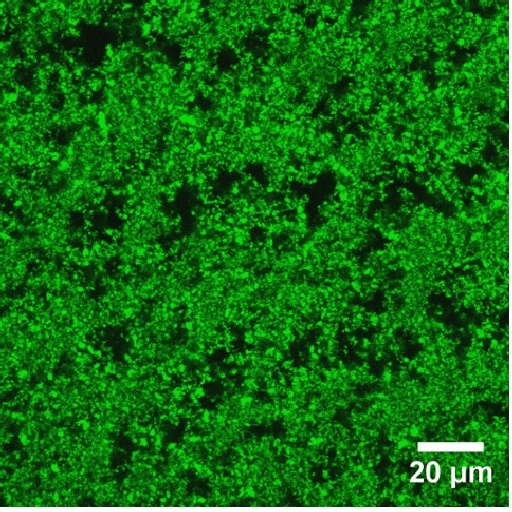
#> input picture gel01_test.jpg, 512 x 512 px
$ python metrics_analysis.py --gt .. --pred .. --out out
#> lines starting #> are read from the running program, lines starting #| are printed output that depends on the picture; after the words box and inside, x2 and y2 are one past the last pixel; in counts of white or black regions, pixels touching at a corner belong together
#!/usr/bin/env python3
"""
Compute GT vs AI metrics and statistical comparisons.

Outputs:
- Per-image CSV with IoU, Dice, Porosity %, Aggregation %, Fractal Dimension, Lacunarity
- Summary CSV with means, std, biases (AI - GT)
- Bland–Altman plots (PNG) for each metric
- Paired t-test and Wilcoxon signed-rank results (printed and saved)

Usage:
  python src/metrics_analysis.py     --gt data/example_masks     --pred results/pred_masks     --out results/metrics     --invert 0

Notes:
- By default masks are assumed "protein = white (255), pores = black (0)".
- Porosity % = fraction of black pixels * 100.
- Aggregation % = fraction of white pixels * 100 = 100 - Porosity %.
- If your convention is flipped, set --invert 1 to invert masks before analysis.
- Fractal Dimension and Lacunarity are computed on the protein (white) component.
"""

import argparse
from pathlib import Path

import cv2
import numpy as np
import pandas as pd
from scipy import stats
import matplotlib.pyplot as plt

# ---------- Helper functions ----------

def binarize(img, invert=False):
    """Ensure binary 0/255; optionally invert."""
    if img.ndim == 3:
        img = cv2.cvtColor(img, cv2.COLOR_BGR2GRAY)
    _, bw = cv2.threshold(img, 0, 255, cv2.THRESH_OTSU)
    if invert:
        bw = 255 - bw
    return bw

def iou_score(gt, pr):
    gt_b = gt > 0
    pr_b = pr > 0
    inter = np.logical_and(gt_b, pr_b).sum()
    union = np.logical_or(gt_b, pr_b).sum()
    return inter / union if union > 0 else 0.0

def dice_score(gt, pr):
    gt_b = gt > 0
    pr_b = pr > 0
    inter = np.logical_and(gt_b, pr_b).sum()
    denom = gt_b.sum() + pr_b.sum()
    return (2.0 * inter / denom) if denom > 0 else 0.0

def porosity_and_aggregation(mask):
    """Assume protein white=255, pores black=0. Return (porosity%, aggregation%)."""
    total = mask.size
    pores = (mask == 0).sum()
    porosity = 100.0 * pores / total if total > 0 else 0.0
    aggregation = 100.0 - porosity
    return porosity, aggregation

def fractal_dimension_boxcount(mask, min_box=2, max_box=None, n_scales=8):
    """Box-counting dimension on protein (white) component."""
    bw = mask > 0
    H, W = bw.shape
    if max_box is None:
        max_box = min(H, W) // 2
    sizes = np.unique(np.logspace(np.log2(min_box), np.log2(max_box), num=n_scales, base=2, dtype=int))
    sizes = sizes[sizes > 1]
    if len(sizes) < 2:
        return np.nan

    counts = []
    for s in sizes:
        newH = int(np.ceil(H / s) * s)
        newW = int(np.ceil(W / s) * s)
        pad = np.zeros((newH, newW), dtype=bool)
        pad[:H, :W] = bw
        reshaped = pad.reshape(newH // s, s, newW // s, s)
        blocks = reshaped.any(axis=(1, 3))
        counts.append(np.count_nonzero(blocks))

    x = np.log(1.0 / sizes.astype(np.float64))
    y = np.log(np.array(counts, dtype=np.float64) + 1e-8)
    slope, _ = np.polyfit(x, y, 1)
    return float(slope)

def lacunarity_gliding_box(mask, min_box=2, max_box=None, n_scales=8):
    """
    Estimate lacunarity using a gliding-box method on the protein (white) component.
    Higher lacunarity = more heterogeneity in void/cluster sizes.
    Returns average lacunarity across scales for a compact scalar.
    """
    bw = (mask > 0).astype(np.uint8)
    H, W = bw.shape
    if max_box is None:
        max_box = min(H, W) // 2
    sizes = np.unique(np.logspace(np.log2(min_box), np.log2(max_box), num=n_scales, base=2, dtype=int))
    sizes = sizes[sizes > 1]
    if len(sizes) < 1:
        return np.nan

    lac_vals = []
    ii = cv2.integral(bw)
    for s in sizes:
        rows = H - s + 1
        cols = W - s + 1
        if rows <= 0 or cols <= 0:
            continue
        # compute all s x s window sums using integral image
        sums = np.empty((rows, cols), dtype=np.int32)
        for y in range(rows):
            y0, y1 = y, y + s
            for x in range(cols):
                x0, x1 = x, x + s
                sums[y, x] = ii[y1, x1] - ii[y0, x1] - ii[y1, x0] + ii[y0, x0]

        mean_m = sums.mean()
        var_m = sums.var()
        if mean_m <= 1e-8:
            continue
        Lambda = var_m / (mean_m ** 2) + 1.0
        lac_vals.append(Lambda)

    if not lac_vals:
        return np.nan
    return float(np.mean(lac_vals))

def bland_altman(ax, gt_vals, ai_vals, title, ylabel):
    gt_vals = np.asarray(gt_vals, dtype=np.float64)
    ai_vals = np.asarray(ai_vals, dtype=np.float64)
    mean_vals = (gt_vals + ai_vals) / 2.0
    diff = ai_vals - gt_vals
    md = np.mean(diff)
    sd = np.std(diff, ddof=1)
    loa_low = md - 1.96 * sd
    loa_high = md + 1.96 * sd

    ax.scatter(mean_vals, diff, s=22)
    ax.axhline(md, linestyle="--")
    ax.axhline(loa_low, linestyle=":")
    ax.axhline(loa_high, linestyle=":")
    ax.set_title(title)
    ax.set_xlabel("Mean of GT and AI")
    ax.set_ylabel(ylabel)

    return md, sd, loa_low, loa_high

# ---------- Main ----------

def main():
    ap = argparse.ArgumentParser()
    ap.add_argument("--gt", required=True, help="Folder with GT masks")
    ap.add_argument("--pred", required=True, help="Folder with AI predicted masks")
    ap.add_argument("--out", required=True, help="Output folder (CSV + plots)")
    ap.add_argument("--invert", type=int, default=0, help="Set to 1 to invert masks before analysis")
    args = ap.parse_args()

    gt_dir = Path(args.gt)
    pr_dir = Path(args.pred)
    out_dir = Path(args.out)
    out_dir.mkdir(parents=True, exist_ok=True)

    rows = []
    names = sorted([p.name for p in pr_dir.iterdir() if p.suffix.lower() in (".png",".jpg",".jpeg",".tif",".tiff")])
    if not names:
        print(f"No predicted masks found in {pr_dir}")
        return

    for name in names:
        gt_p = gt_dir / name
        pr_p = pr_dir / name
        if not gt_p.exists():
            gt_cands = list(gt_dir.glob(f"{Path(name).stem}.*"))
            if not gt_cands:
                print(f"Warning: GT not found for {name}, skipping.")
                continue
            gt_p = gt_cands[0]

        gt_img = cv2.imread(str(gt_p), cv2.IMREAD_GRAYSCALE)
#> gt_img: shape (512, 512); min 6, max 255, mean 69.6
        pr_img = cv2.imread(str(pr_p), cv2.IMREAD_GRAYSCALE)
        if gt_img is None or pr_img is None:
            print(f"Warning: failed to read one of {gt_p} or {pr_p}, skipping.")
            continue

        gt_bw = binarize(gt_img, invert=bool(args.invert))
#> in binarize, `_, bw = cv2.threshold(img, 0, 255, cv2.THRESH_OTSU)`:
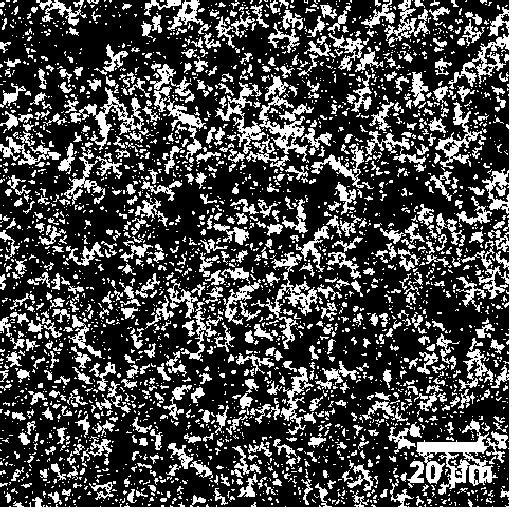
#> bw: shape (512, 512); 29% white; 2954 white regions (2309 under 20 px), largest, box (x1, y1, x2, y2) and area: (0, 0, 512, 512) 6991, (416, 419, 508, 495) 2374, (215, 82, 314, 162) 1973
        pr_bw = binarize(pr_img, invert=bool(args.invert))

        # Metrics
        iou = iou_score(gt_bw, pr_bw)
#> in iou_score, `inter = np.logical_and(gt_b, pr_b).sum()`: inter = 75972
#> iou = 1
        dice = dice_score(gt_bw, pr_bw)
#> in dice_score, `inter = np.logical_and(gt_b, pr_b).sum()`: inter = 75972
#> in dice_score, `denom = gt_b.sum() + pr_b.sum()`: denom = 151944
#> dice = 1
        por_gt, agg_gt = porosity_and_aggregation(gt_bw)
#> in porosity_and_aggregation, `pores = (mask == 0).sum()`: pores = 186172
#> in porosity_and_aggregation, `porosity = 100.0 * pores / total if total > 0 else 0.0`: porosity = 71.02
#> in porosity_and_aggregation, `aggregation = 100.0 - porosity`: aggregation = 28.98
#> por_gt = 71.02; agg_gt = 28.98
        por_ai, agg_ai = porosity_and_aggregation(pr_bw)
#> por_ai = 71.02; agg_ai = 28.98
        fd_gt = fractal_dimension_boxcount(gt_bw)
#> the loop in fractal_dimension_boxcount, `for s in sizes:` made 8 passes
#> blocks on pass 8: [[True, True], [True, True]]
#> pass 3, in fractal_dimension_boxcount, `blocks = reshaped.any(axis=(1, 3))`:
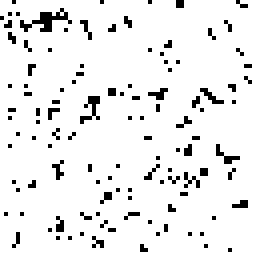
#> blocks: shape (64, 64) bool (shown 4 times larger); 92.5% white; black in thin lines or dots
#> after the loop in fractal_dimension_boxcount, `for s in sizes:`: counts = [30284, 11816, 3790, 1017, 256, 64, 16, 4]
#> in fractal_dimension_boxcount, `x = np.log(1.0 / sizes.astype(np.float64))`: x = [-0.693, -1.39, -2.08, -2.77, -3.47, -4.16, -4.85, -5.55]
#> in fractal_dimension_boxcount, `y = np.log(np.array(counts, dtype=np.float64) + 1e-8)`: y = [10.32, 9.38, 8.24, 6.92, 5.55, 4.16, 2.77, 1.39]
#> in fractal_dimension_boxcount, `slope, _ = np.polyfit(x, y, 1)`: slope = 1.88
#> fd_gt = 1.88
        fd_ai = fractal_dimension_boxcount(pr_bw)
#> the loop in fractal_dimension_boxcount (call 2), `for s in sizes:` made 8 passes
#> s on passes 1 to 7: 2, 4, 8, 16, 32, 64, 128
#> (s, blocks) on pass 8: (256, [[True, True], [True, True]])
#> fd_ai = 1.88
        lac_gt = lacunarity_gliding_box(gt_bw)
#> in lacunarity_gliding_box, `sizes = np.unique(np.logspace(np.log2(min_box), np.log2(max_box), num=..`: sizes = [2, 4, 8, 16, 32, 64, 128, 256]
#> in lacunarity_gliding_box, `ii = cv2.integral(bw)`:
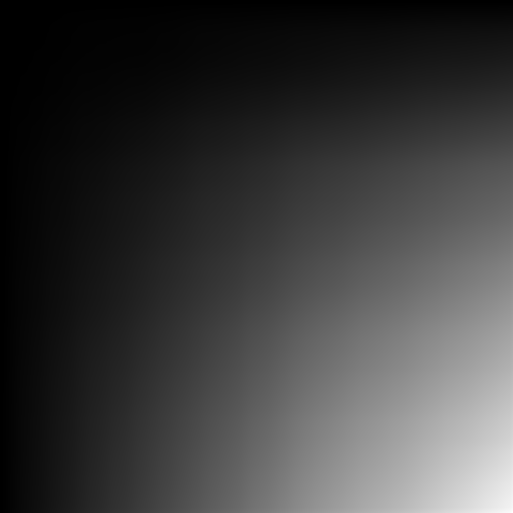
#> ii: shape (513, 513) int32; min 0, max 75972, mean 17966.7; drawn with min black and max white
#> the loop in lacunarity_gliding_box, `for s in sizes:` made 8 passes
#> (s, rows, cols, mean_m, var_m, Lambda) on passes 1 to 8: (2, 511, 511, 1.15, 2.21, 2.66), (4, 509, 509, 4.57, 21.13, 2.01), (8, 505, 505, 18.09, 171.2, 1.52), (16, 497, 497, 71.99, 1273.9, 1.25), (32, 481, 481, 287, 9099.3, 1.11), (64, 449, 449, 1148.3, 52771.4, 1.04), (128, 385, 385, 4615.5, 209365.2, 1.01), (256, 257, 257, 18645.7, 573481.9, 1)
#> after the loop in lacunarity_gliding_box, `for s in sizes:`:
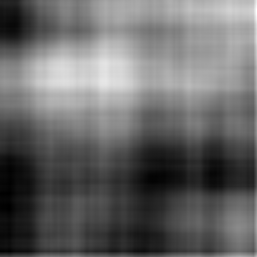
#> sums: shape (257, 257) int32; min 17251, max 20681, mean 18645.7; drawn with min black and max white
#> after the loop in lacunarity_gliding_box, `for s in sizes:`: lac_vals = [2.66, 2.01, 1.52, 1.25, 1.11, 1.04, 1.01, 1]
#> lac_gt = 1.45
        lac_ai = lacunarity_gliding_box(pr_bw)
#> the loop in lacunarity_gliding_box (call 2), `for s in sizes:` made 8 passes
#> pass 1, in lacunarity_gliding_box (call 2), `sums = np.empty((rows, cols), dtype=np.int32)`:
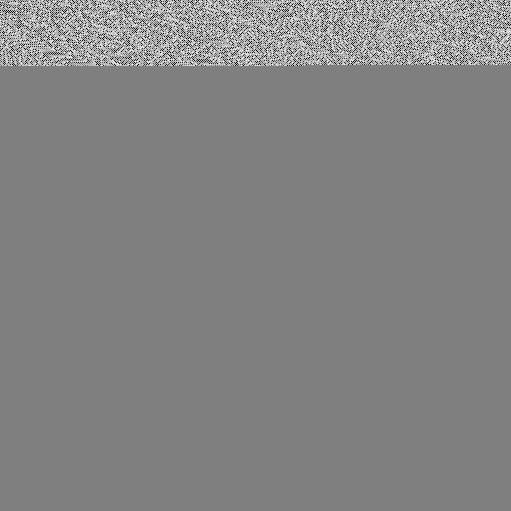
#> sums: shape (511, 511) int32; min -2.14e+09, max 2.14e+09, mean 70857374.5; drawn with min black and max white
#> pass 3, in lacunarity_gliding_box (call 2), `sums = np.empty((rows, cols), dtype=np.int32)`:
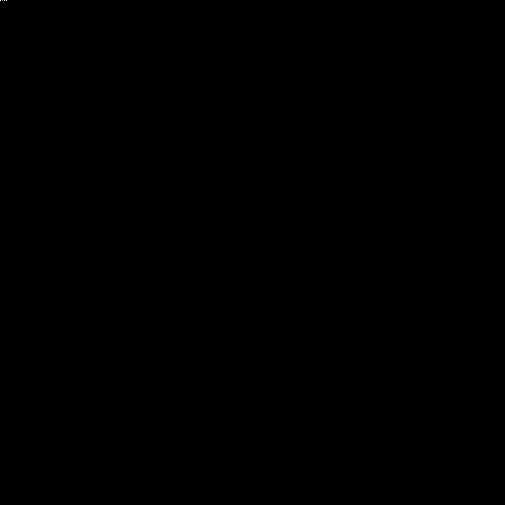
#> sums: shape (505, 505) int32; min 0, max 1.03e+09, mean 13591.7; drawn with min black and max white
#> lac_ai = 1.45

        rows.append({
            "image": name,
            "IoU": iou, "Dice": dice,
            "Porosity_GT": por_gt, "Porosity_AI": por_ai,
            "Aggregation_GT": agg_gt, "Aggregation_AI": agg_ai,
            "FractalDim_GT": fd_gt, "FractalDim_AI": fd_ai,
            "Lacunarity_GT": lac_gt, "Lacunarity_AI": lac_ai
        })

    import pandas as pd
    df = pd.DataFrame(rows)
#> df = table of 1 rows and 11 columns
    per_image_csv = out_dir / "metrics_per_image.csv"
    df.to_csv(per_image_csv, index=False)
    print(f"Saved per-image metrics: {per_image_csv}")

    # Summary and biases
    summary = {
        "IoU_mean": df["IoU"].mean(),
        "IoU_std": df["IoU"].std(),
        "Dice_mean": df["Dice"].mean(),
        "Dice_std": df["Dice"].std(),
        "Bias_Porosity": (df["Porosity_AI"] - df["Porosity_GT"]).mean(),
        "Bias_Aggregation": (df["Aggregation_AI"] - df["Aggregation_GT"]).mean(),
        "Bias_FractalDim": (df["FractalDim_AI"] - df["FractalDim_GT"]).mean(),
        "Bias_Lacunarity": (df["Lacunarity_AI"] - df["Lacunarity_GT"]).mean(),
    }
#> summary = {'IoU_mean': 1, 'IoU_std': nan, 'Dice_mean': 1, 'Dice_std': nan, 'Bias_Porosity': 0, 'Bias_Aggregation': 0, 'Bias_FractalDim': 0, 'Bias_Lacunarity': 0}
    pd.DataFrame([summary]).to_csv(out_dir / "metrics_summary.csv", index=False)

    # Paired tests for each structural metric
    stats_rows = []
    for gt_col, ai_col, label in [
        ("Porosity_GT", "Porosity_AI", "Porosity"),
        ("Aggregation_GT", "Aggregation_AI", "Aggregation"),
        ("FractalDim_GT", "FractalDim_AI", "FractalDim"),
        ("Lacunarity_GT", "Lacunarity_AI", "Lacunarity"),
    ]:
        x = df[gt_col].values
        y = df[ai_col].values
        # paired t-test
        t_stat, p_t = stats.ttest_rel(y, x, nan_policy="omit")
        # Wilcoxon signed-rank
        diffs = y - x
        try:
            w_stat, p_w = stats.wilcoxon(diffs, zero_method="wilcox", alternative="two-sided")
        except ValueError:
            w_stat, p_w = np.nan, np.nan
        stats_rows.append({"Metric": label, "Paired_t_stat": t_stat, "Paired_t_p": p_t, "Wilcoxon_stat": w_stat, "Wilcoxon_p": p_w})
#> this loop made 4 passes
#> (x, y) on passes 1 to 4: ([71.02], [71.02]), ([28.98], [28.98]), ([1.88], [1.88]), ([1.45], [1.45])
#> after the loop, stats_rows = 4 items

    stats_df = pd.DataFrame(stats_rows)
#> stats_df = table of 4 rows and 5 columns
    stats_df.to_csv(out_dir / "metrics_stats_tests.csv", index=False)
    print(f"Saved stats: {out_dir / 'metrics_stats_tests.csv'}")

    # Bland–Altman plots
    fig, axes = plt.subplots(2, 2, figsize=(10, 8))
    pairs = [
        ("Porosity", df["Porosity_GT"].values, df["Porosity_AI"].values, "AI - GT Porosity (%)"),
        ("Aggregation", df["Aggregation_GT"].values, df["Aggregation_AI"].values, "AI - GT Aggregation (%)"),
        ("Fractal Dimension", df["FractalDim_GT"].values, df["FractalDim_AI"].values, "AI - GT Fractal Dimension"),
        ("Lacunarity", df["Lacunarity_GT"].values, df["Lacunarity_AI"].values, "AI - GT Lacunarity"),
    ]
#> pairs = [('Porosity', [71.02], [71.02], 'AI - GT Porosity (%)'), ('Aggregation', [28.98], [28.98], 'AI - GT Aggregation (%)'), ('Fractal Dimension', [1.88], [1.88], 'AI - GT Fractal Dimension'), ('Lacunarity', [1.45], [1.45], 'AI - GT Lacunarity')]
    for ax, (title, gtv, aiv, ylabel) in zip(axes.ravel(), pairs):
        bland_altman(ax, gtv, aiv, f"Bland–Altman: {title}", ylabel)
#> this loop made 4 passes
#> (title, gtv, aiv, ylabel, gt_vals in bland_altman, ai_vals in bland_altman, mean_vals in bland_altman) on passes 1 to 4: ('Porosity', [71.02], [71.02], 'AI - GT Porosity (%)', [71.02], [71.02], [71.02]), ('Aggregation', [28.98], [28.98], 'AI - GT Aggregation (%)', [28.98], [28.98], [28.98]), ('Fractal Dimension', [1.88], [1.88], 'AI - GT Fractal Dimension', [1.88], [1.88], [1.88]), ('Lacunarity', [1.45], [1.45], 'AI - GT Lacunarity', [1.45], [1.45], [1.45])
    plt.tight_layout()
    ba_path = out_dir / "bland_altman_plots.png"
    plt.savefig(ba_path, dpi=300)
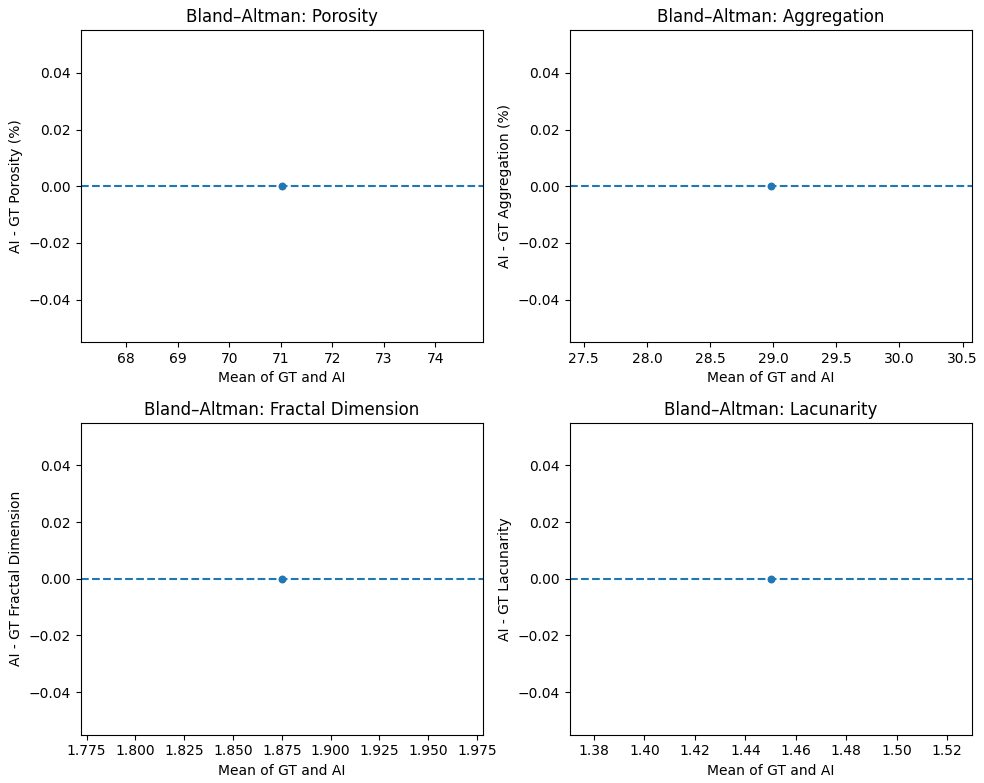
#> figure drawn by matplotlib, 4 panels
    plt.close()
    print(f"Saved Bland–Altman plots: {ba_path}")

if __name__ == "__main__":
    main()
